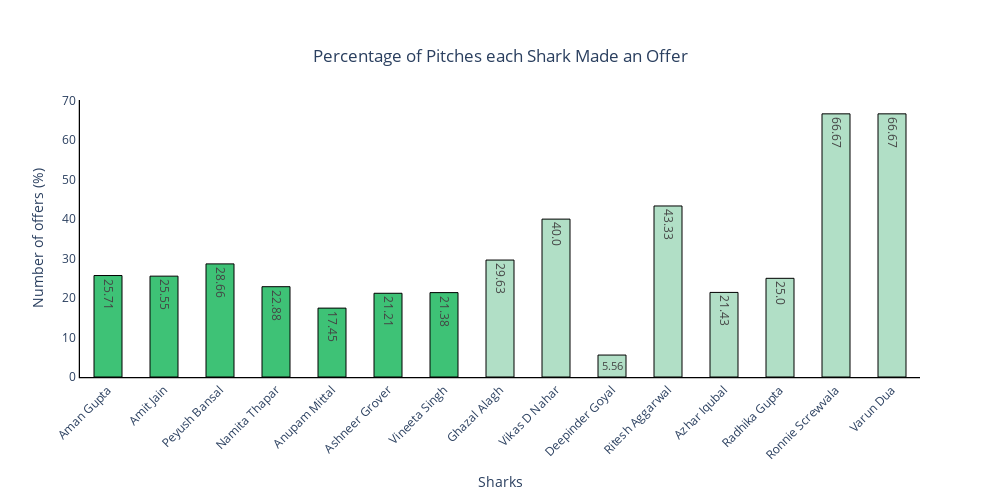

The notebook cell this image was saved under:
### Code cell
# Plotting the "Percentage of Pitches Each Shark Made an Offer"

colors = ['#3ec276'] * len(shark_labels) + ['#b1dfc6'] * len(guest_labels)

fig = go.Figure(data=[go.Bar(
    x=shark_labels + guest_labels,
    y=shark_values + guest_values,
    textposition='auto',
    width=0.5,
    text=shark_values + guest_values,
    marker_color=colors,
    marker_line_color='black',
    marker_line_width=1,
    opacity=1
)])

fig.update_layout(
    title={
        'text': 'Percentage of Pitches each Shark Made an Offer',
        'y': 0.9,
        'x': 0.5,
        'xanchor': 'center',
        'yanchor': 'top'
    },
    xaxis_tickangle=-45,
    xaxis_tickfont_size=12,
    width=1000,
    height=500,
    xaxis_title='Sharks',
    yaxis_title='Number of offers (%)',
    plot_bgcolor = 'white',
    paper_bgcolor = 'white',
    xaxis=dict(
        showline=True,
        linewidth=1.25,
        linecolor='black'
    ),
    yaxis=dict(
        showline=True,
        linewidth=1.25,
        linecolor='black'
    ),
)

fig.show()

### Figure 1 — Plotly figure (JSON) as saved in the notebook; plotly's stock layout.template omitted (floating-point values rounded to 4 significant figures)
{"data": [{"marker": {"color": ["#3ec276", "#3ec276", "#3ec276", "#3ec276", "#3ec276", "#3ec276", "#3ec276", "#b1dfc6", "#b1dfc6", "#b1dfc6", "#b1dfc6", "#b1dfc6", "#b1dfc6", "#b1dfc6", "#b1dfc6"], "line": {"color": "black", "width": 1}}, "opacity": 1, "text": ["25.71", "25.55", "28.66", "22.88", "17.45", "21.21", "21.38", "29.63", "40.0", "5.56", "43.33", "21.43", "25.0", "66.67", "66.67"], "textposition": "auto", "type": "bar", "width": 0.5, "x": ["Aman Gupta", "Amit Jain", "Peyush Bansal", "Namita Thapar", "Anupam Mittal", "Ashneer Grover", "Vineeta Singh", "Ghazal Alagh", "Vikas D Nahar", "Deepinder Goyal", "Ritesh Aggarwal", "Azhar Iqubal", "Radhika Gupta", "Ronnie Screwvala", "Varun Dua"], "y": [25.71, 25.55, 28.66, 22.88, 17.45, 21.21, 21.38, 29.63, 40, 5.56, 43.33, 21.43, 25, 66.67, 66.67]}], "layout": {"height": 500, "paper_bgcolor": "white", "plot_bgcolor": "white", "title": {"text": "Percentage of Pitches each Shark Made an Offer", "x": 0.5, "xanchor": "center", "y": 0.9, "yanchor": "top"}, "width": 1000, "xaxis": {"autorange": true, "linecolor": "black", "linewidth": 1.25, "range": [-0.5, 14.5], "showline": true, "tickangle": -45, "tickfont": {"size": 12}, "title": {"text": "Sharks"}, "type": "category"}, "yaxis": {"autorange": true, "linecolor": "black", "linewidth": 1.25, "range": [0, 70.18], "showline": true, "title": {"text": "Number of offers (%)"}, "type": "linear"}}}
